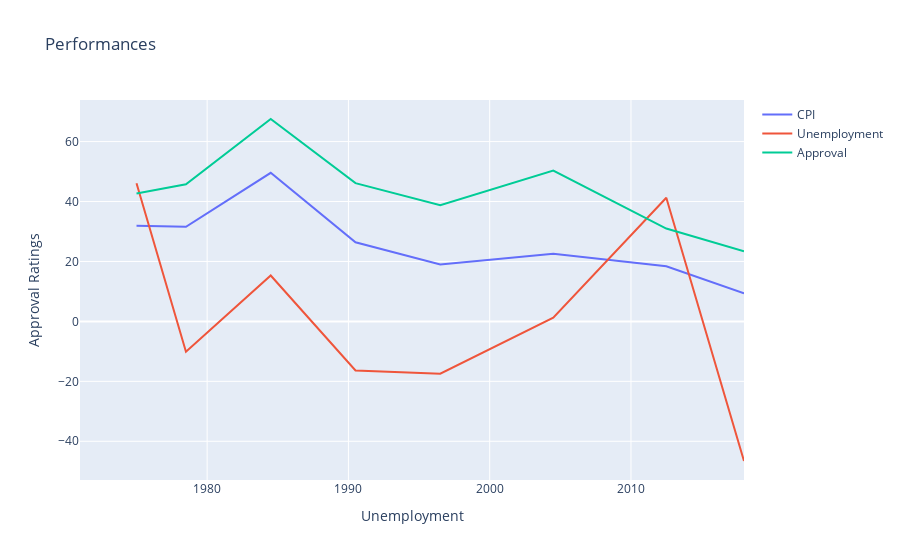

The notebook cell saved with this chart:
### Code cell
GDP = go.Scatter(
    x=df['Year'],
    y=df['GDP PerChange'],
    mode='lines',
    name='Approval'
)

unemployment = go.Scatter(
    x=df['Year'],
    y=df['Unemp PerChange'],
    mode='lines',
    name='Unemployment'
)

CPI_ = go.Scatter(
    x=df['Year'],
    y=df['CPI PerChange'],
    mode='lines',
    name='CPI'
)

layout = go.Layout(
    title='Presidential Performances',
    xaxis=dict(title='Unemployment',),
    yaxis=dict(title='Approval Ratings')
)
figure = go.Figure(data=[CPI_,unemployment,GDP], layout=layout)
figure.show()

### Figure 1 — Plotly figure (JSON) as saved in the notebook; plotly's stock layout.template omitted (floating-point values rounded to 4 significant figures)
{"data": [{"mode": "lines", "name": "CPI", "type": "scatter", "x": [1971, 1975, 1978.0, 1984.0, 1990.0, 1996.0, 2004.0, 2012.0, 2018], "y": [null, 31.92, 31.58, 49.59, 26.42, 19.03, 22.54, 18.37, 9.334]}, {"mode": "lines", "name": "Unemployment", "type": "scatter", "x": [1971, 1975, 1978.0, 1984.0, 1990.0, 1996.0, 2004.0, 2012.0, 2018], "y": [null, 46.13, -10.13, 15.32, -16.35, -17.45, 1.281, 41.26, -46.58]}, {"mode": "lines", "name": "Approval", "type": "scatter", "x": [1971, 1975, 1978.0, 1984.0, 1990.0, 1996.0, 2004.0, 2012.0, 2018], "y": [null, 42.71, 45.75, 67.54, 46.14, 38.74, 50.31, 30.99, 23.39]}], "layout": {"autosize": true, "title": {"text": "Performances"}, "xaxis": {"autorange": true, "range": [1971, 2018], "title": {"text": "Unemployment"}, "type": "linear"}, "yaxis": {"autorange": true, "range": [-52.92, 73.88], "title": {"text": "Approval Ratings"}, "type": "linear"}}}
